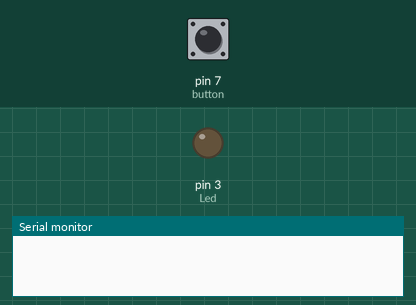
This sketch was run on a simulated Arduino Uno, built with avr-gcc and run on an emulated ATmega328P. Shown: output pins drawn as LEDs (lit = HIGH), the last lines printed to the serial monitor. The inputs (shaded band) are chosen by the test bench; at power-on: pin 7 (button) HIGH.

Above: at 1.2 s.
1.3 s: pin 7 (button) pulled LOW for 0.15 s
At 1.37 s:
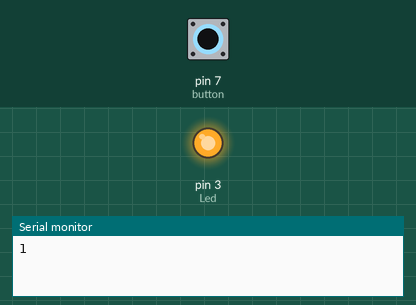
2.9 s: pin 7 (button) pulled LOW for 3.2 s
At 6.9 s:
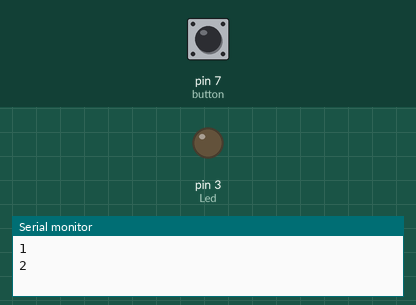
Timing chart, 0 to 8.4 s (numbered marks = the images above; inputs shaded):
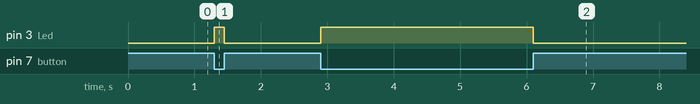

The sketch:

ArduinoPrototype.ino
```cpp
  //Set up Pins
  int button = 7;
  int buttonValue;
  int buttonPressedCount = 0;
  int prevButtonValue;

  const int Led = 3; //PWM

void setup() {
    pinMode(Led,  OUTPUT);
    pinMode(button, INPUT_PULLUP);
    Serial.begin(9600);
}

void loop() {
    buttonValue = digitalRead(button);

    if (buttonValue != prevButtonValue)  {

      if (buttonValue == HIGH){
        digitalWrite(Led, LOW);

    }

    else {
      digitalWrite(Led, HIGH);
        buttonPressedCount++;
        Serial.println(buttonPressedCount);

      }
      delay(20);
    }
    prevButtonValue = buttonValue;
}
```

Measured:
- after the input at 1.3 s, pin 3 (Led): LOW → HIGH at once, → LOW 0.15 s later
- after the input at 2.9 s, pin 3 (Led): LOW → HIGH at once, → LOW 3.2 s later
